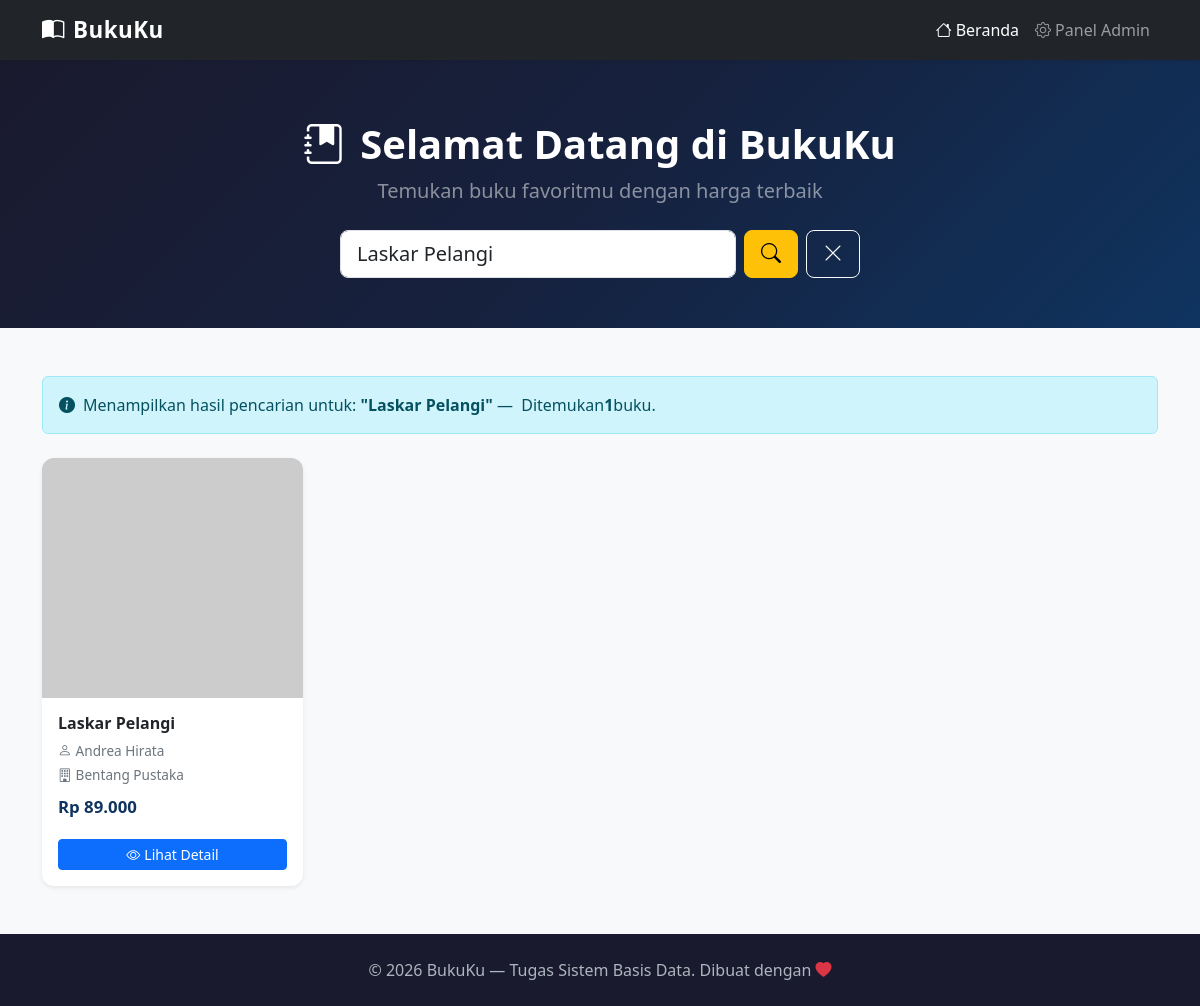
Page /index.php?cari=Laskar Pelangi on the committed database.
### tables this page shows
CREATE TABLE IF NOT EXISTS buku (
    id       INT(11)        NOT NULL AUTO_INCREMENT,
    judul    VARCHAR(150)   NOT NULL,
    penulis  VARCHAR(100)   NOT NULL,
    penerbit VARCHAR(100)   NOT NULL,
    harga    DECIMAL(12,0)  NOT NULL DEFAULT 0,
    stok     INT(11)        NOT NULL DEFAULT 0,
    deskripsi TEXT,
    cover    VARCHAR(255)   DEFAULT NULL,
    PRIMARY KEY (id)
);

### index.php (the view, shortened to what this page needs)
<?php
require_once 'config/koneksi.php';
$kataCari = isset($_GET['cari']) ? trim($_GET['cari']) : '';
if ($kataCari !== '') {
    $stmt = $koneksi->prepare("SELECT * FROM buku WHERE judul LIKE ? ORDER BY judul ASC");
    $paramCari = "%" . $kataCari . "%";
    $stmt->bind_param("s", $paramCari);
    $stmt->execute();
    $result = $stmt->get_result();
} else {
    $result = $koneksi->query("SELECT * FROM buku ORDER BY id DESC");
}
?>
<!DOCTYPE html>
<html lang="id">
<head>
    <link href="https://cdn.jsdelivr.net/npm/bootstrap@5.3.3/dist/css/bootstrap.min.css" rel="stylesheet">
    <link href="https://cdn.jsdelivr.net/npm/bootstrap-icons@1.11.3/font/bootstrap-icons.min.css" rel="stylesheet">
    <link href="assets/css/style.css" rel="stylesheet">
</head>
<body>
    <nav class="navbar navbar-expand-lg navbar-dark bg-dark sticky-top shadow-sm">
        <div class="container">
            <a class="navbar-brand" href="index.php">
                <i class="bi bi-book-half me-2"></i>BukuKu
            </a>
            <div class="collapse navbar-collapse" id="navbarNav">
                <ul class="navbar-nav ms-auto">
                    <li class="nav-item">
                        <a class="nav-link active" href="index.php"><i class="bi bi-house me-1"></i>Beranda</a>
                    </li>
                    <li class="nav-item">
                        <a class="nav-link" href="admin/index.php"><i class="bi bi-gear me-1"></i>Panel Admin</a>
                    </li>
                </ul>
            </div>
        </div>
    </nav>
    <section class="hero-section text-center">
        <div class="container">
            <h1><i class="bi bi-journal-bookmark-fill me-3"></i>Selamat Datang di BukuKu</h1>
            <p class="lead mt-2 mb-4 text-white-50">Temukan buku favoritmu dengan harga terbaik</p>
            <div class="search-wrapper">
                <form action="index.php" method="GET" class="d-flex gap-2">
                    <input
                        type="text"
                        name="cari"
                        class="form-control form-control-lg"
                        placeholder="Cari judul buku..."
                        value="<?= htmlspecialchars($kataCari) ?>"
                        autocomplete="off"
                    >
                    <button class="btn btn-warning btn-lg fw-bold" type="submit">
                        <i class="bi bi-search"></i>
                    </button>
                    <?php if ($kataCari !== ''): ?>
                        <a href="index.php" class="btn btn-outline-light btn-lg" title="Hapus pencarian">
                            <i class="bi bi-x-lg"></i>
                        </a>
                    <?php endif; ?>
                </form>
            </div>
        </div>
    </section>
    <main class="container my-5">
        <?php if ($kataCari !== ''): ?>
            <div class="alert alert-info d-flex align-items-center mb-4" role="alert">
                <i class="bi bi-info-circle-fill me-2"></i>
                Menampilkan hasil pencarian untuk: <strong class="ms-1">"<?= htmlspecialchars($kataCari) ?>"</strong>
                &nbsp;&mdash;&nbsp; Ditemukan <strong><?= $result->num_rows ?></strong> buku.
            </div>
        <?php endif; ?>
        <?php if ($result->num_rows > 0): ?>
            <div class="row row-cols-1 row-cols-sm-2 row-cols-md-3 row-cols-xl-4 g-4">
                <?php while ($buku = $result->fetch_assoc()): ?>
                    <div class="col">
                        <div class="card book-card shadow-sm">
                            <img
                                src="<?= $buku['cover'] ? htmlspecialchars($buku['cover']) : 'https://via.placeholder.com/300x400?text=No+Cover' ?>"
                                class="card-img-top"
                                alt="Cover <?= htmlspecialchars($buku['judul']) ?>"
                                onerror="this.src='https://via.placeholder.com/300x400?text=No+Cover'"
                            >
                            <div class="card-body p-3">
                                <h6 class="card-title"><?= htmlspecialchars($buku['judul']) ?></h6>
                                <p class="card-text penulis mb-1">
                                    <i class="bi bi-person me-1"></i><?= htmlspecialchars($buku['penulis']) ?>
                                </p>
                                <p class="card-text penulis mb-0">
                                    <i class="bi bi-building me-1"></i><?= htmlspecialchars($buku['penerbit']) ?>
                                </p>
                                <p class="harga">
                                    Rp <?= number_format($buku['harga'], 0, ',', '.') ?>
                                </p>
                                <a href="detail.php?id=<?= $buku['id'] ?>" class="btn btn-primary btn-sm w-100 mt-1">
                                    <i class="bi bi-eye me-1"></i>Lihat Detail
                                </a>
                            </div>
                        </div>
                    </div>
                <?php endwhile; ?>
            </div>
        <?php endif; ?>
    </main>
    <footer class="text-center mt-auto">
        <div class="container">
            <p class="mb-0">&copy; <?= date('Y') ?> BukuKu &mdash; Tugas Sistem Basis Data. Dibuat dengan <i class="bi bi-heart-fill text-danger"></i></p>
        </div>
    </footer>
</body>
</html>

### assets/css/style.css (style rules this page uses)
body { background-color: #f8f9fa; font-family: 'Segoe UI', Tahoma, Geneva, Verdana, sans-serif; }
.navbar-brand { font-weight: 700; font-size: 1.4rem; letter-spacing: 0.5px; }
.hero-section { background: linear-gradient(135deg, #1a1a2e 0%, #16213e 50%, #0f3460 100%); color: white; padding: 60px 0 50px; }
.hero-section h1 { font-size: 2.5rem; font-weight: 800; }
.book-card { transition: transform 0.25s ease, box-shadow 0.25s ease; border: none; border-radius: 12px; overflow: hidden; height: 100%; }
.book-card .card-img-top { height: 240px; object-fit: cover; object-position: top; background-color: #e9ecef; }
.book-card .card-body { display: flex; flex-direction: column; }
.book-card .card-title { font-size: 1rem; font-weight: 700; display: -webkit-box; -webkit-line-clamp: 2; -webkit-box-orient: vertical; overflow: hidden; }
.book-card .card-text.penulis { font-size: 0.85rem; color: #6c757d; }
.book-card .harga { font-size: 1.05rem; font-weight: 700; color: #0f3460; margin-top: auto; padding-top: 8px; }
footer { background-color: #1a1a2e; color: #adb5bd; padding: 24px 0; }
.search-wrapper { max-width: 520px; margin: 0 auto; }

### rows in the picture
buku: judul "Laskar Pelangi", penulis "Andrea Hirata", penerbit "Bentang Pustaka", harga "89.000"

### other values in the picture
$kataCari "Laskar Pelangi"
$result->num_rows "1"
